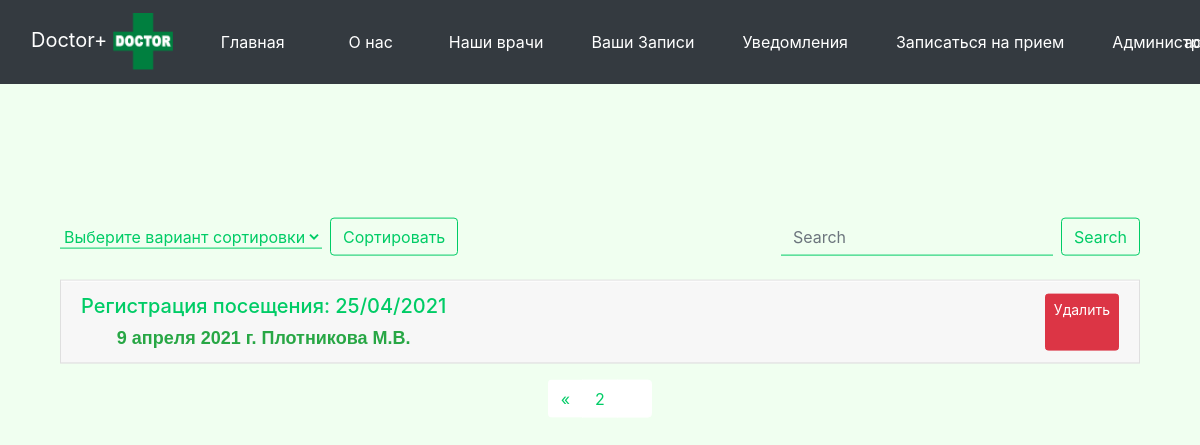
The app's page /appointments?page=2 (signed in) with its own data.
### main/models.py (models this page shows, shortened)
class Appointment(models.Model):
    time_to_appointment = models.DateField(("Дата"), default=date.today)
    nower = datetime.now()
    name_app = "Регистрация посещения: " + nower.strftime('%d/%m/%Y')
    id_user = models.ForeignKey(User1, on_delete=models.CASCADE)
    id_doctor = models.ForeignKey(Doctor, on_delete=models.CASCADE)
    id_review = models.ForeignKey(Review, on_delete=models.CASCADE)
    class Meta:
        verbose_name = 'Посещение'
        verbose_name_plural = 'Посещения'

class Doctor(models.Model):
    full_name = models.CharField('ФИО', max_length=50)
    speciality = models.CharField('Специальность', max_length=50)
    id_hospital = models.ForeignKey(Hospital, on_delete=models.CASCADE)
    def __str__(self):
        return self.full_name
    class Meta:
        verbose_name = 'Врач'
        verbose_name_plural = 'Врачи'

### main/views.py (the view)
# urls.py: path('appointments', views.appointments,  name='appointments'),
def appointments(request, order_like='name'):
    if request.user.is_authenticated:
        search_query = request.GET.get('search', '')
        order_like = request.GET.get('order_like', '')
        appointment_list = Appointment.objects.all()
        try:
            if search_query:
                appointment_list = Appointment.objects.filter(id_doctor__icontains = search_query)
            else:
                appointment_list = Appointment.objects.all()
        except ValueError:
            appointment_list = []
        if order_like:
            appointment_list = appointment_list.order_by(order_like)
        if not (str(request.user) == "AnonymousUser"):
            if str(User1.objects.filter(id_registarion=request.user.id)) == "<QuerySet []>":
                return redirect('createacc')
        self_user = User1.objects.get(id_registarion=request.user.id)
        app_user = Appointment.objects.filter(id_user = self_user)
        list_to_view = []
        for el in appointment_list:
                list_to_view.append(el.id)
        paginator = Paginator(appointment_list, 5)
        page = request.GET.get('page')
        try:
            appointments = paginator.page(page)
        except PageNotAnInteger:
            appointments = paginator.page(1)
        except EmptyPage:
            appointments = paginator.page(paginator.num_pages)
        user_info = str(request.user)
        return render(request, 'main/appointments.html',
                      {'title': 'Записи на прием', 'appointments': appointments, 'user_info': user_info, 'list_to_view': list_to_view})
    else:
        return redirect('http://127.0.0.1:8000/accounts/login/')

### main/models.py (called while the page is built)
    def __str__(self):
        return self.name

### main/templates/main/appointments.html (shortened to what this page needs)
{% extends 'main/base.html' %}
{% block content %}
<div class="container">
  {% if appointments %}
  <div class="d-flex justify-content-between">
    <form class="form-inline my-2 my-lg-0" action="{% url 'appointments' %}">
      <select name="order_like" class="mr-2 input-search">
        <option>Выберите вариант сортировки</option>
      </select>
      <button class="btn btn-outline-success mu-2 my-sm-0" type="submit">Сортировать</button>
    </form>
    <form class="form-inline my-2 my-lg-0" action="{% url 'appointments' %}">
      <input class="form-control mr-2 input-search" type="search" placeholder="Search" aria-label="Search" name="search">
      <button class="btn btn-outline-success mu-2 my-sm-0" type="submit">Search</button>
    </form>
  </div>
    {% if user_info != "AnonymousUser" %}
  <div class="accordion mt-4" id="accordionTable">
    {% for el in appointments %}
      {% if el.id in list_to_view %}
    <div class="card text-white">
      <a class="text-success text-decoration-none" type="button" data-toggle="collapse" data-target="#id{{ el.id }}"
         aria-expanded="true" aria-controls="collapseOne" href="#">
        <div class="card-header d-flex justify-content-between">
          <h5>{{ el.name_app }}</h5>
          <span class="card-status">{{ el.time_to_appointment }} </span>
          <span class="card-status">{{ el.id_doctor }}</span>
          <a class="btn btn-sm btn-danger ml-2" href="{% url 'delete-appointment' el.id %}">Удалить</a>
        </div>
      </a>
    </div>
      {% endif %}
  {% endfor %}
  {% endif %}
  </div>
  <nav class="mt-3">
    <ul class="pagination justify-content-center">
      {% if appointments.has_previous %}
      <li class="page-item">
        <a class="page-link" href="?page={{ appointments.previous_page_number }}" aria-label="Previous">
          <span aria-hidden="true">&laquo;</span>
        </a>
      </li>
      {% else %}
      <li class="page-item disabled">
        <a class="page-link" href="#" aria-label="Previous">
          <span aria-hidden="true">&laquo;</span>
        </a>
      </li>
      {% endif %}
      <li class="page-item"><span class="page-link page-num" href="#">{{ appointments.number }}</span></li>
      {% if appointments.has_next %}
      <li class="page-item">
        <a class="page-link" href="?page={{ appointments.next_page_number }}" aria-label="Next">
          <span aria-hidden="true">&raquo;</span>
        </a>
      </li>
      {% else %}
      <li class="page-item disabled">
        <a class="page-link" href="#" aria-label="Next">
          <span aria-hidden="true">&raquo;</span>
        </a>
      </li>
      {% endif %}
    </ul>
  </nav>
  {% else %}
  <h2 class="text-light text-center mt-5">Список записей пуст!</h2>
  {% endif %}
</div>
<div class="p-5"></div>
{% endblock %}

### main/templates/main/base.html (shortened to what this page needs)
<!DOCTYPE html>
{% load static %}
<html lang="ru">
<head>
  <link rel="stylesheet" href="https://cdn.jsdelivr.net/npm/bootstrap@4.5.3/dist/css/bootstrap.min.css"
>
  <link rel="stylesheet" type="text/css" href="../../../static/template/css/css2.css">
</head>
<body>
<header>
    <nav class="navbar navbar-expand-md navbar-dark fixed-top bg-dark">
        <div class="container-fluid">
        <a class="navbar-brand" href="{% url 'home' %}">Doctor+ <img src="../../../static/template/image/doctor+mini.png"></a>
        <div class="collapse navbar-collapse" id="navbarCollapse">
          <ul class="navbar-nav me-auto mb-2 mb-md-0">
            <li class="nav-item px-4">
              <a class="nav-link" aria-current="page" href="{% url 'home' %}">Главная</a>
            </li>
            <li class="nav-item px-4">
              <a class="nav-link" href="{% url 'about' %}">О нас</a>
            </li>
              <li class="nav-item px-4">
              <a class="nav-link px-0" href="{% url 'doctors' %}">Наши врачи</a>
             </li>
             <li class="nav-item px-4">
              <a class="nav-link px-0" href="{% url 'appointments' %}">Ваши Записи</a>
             </li>
              <li class="nav-item px-4">
              <a class="nav-link px-0" href="{% url 'notifications' %}">Уведомления</a>
             </li>
              <li class="nav-item px-4">
              <a class="nav-link px-0" href="{% url 'create-appointment' %}">Записаться на прием</a>
             </li>
              {% if user.is_superuser %}
             <li class="nav-item px-4">
              <a class="nav-link px-0" href="admin">Административная панель</a>
             </li>
              {% endif %}
          </ul>
        </div>
        </div>
        {% if user.is_authenticated %}
        <span class="mr-3 text-white">{{user.username }} </span>
        {% else %}
        <div class="btn-group" role="group">
          <a type="button" class="btn btn-success" href="{% url 'account_login' %}">Вход</a>
          <a type="button" class="btn btn-success" href="{% url 'account_signup' %}">Регистрация</a>
        </div>
    {% endif %}
    </nav>
</header>
<div class="container main-section text-center">
    {% block content %}{% endblock %}
</div>
</body>
</html>

### static/template/css/css2.css (style rules this page uses)
body { background-color: #F0FFF0; }
.btn-outline-success { color: #00cc66; border-color: #00cc66; }
.navbar-dark .navbar-nav .nav-link { color: #ffffff; }
.navbar { white-space: nowrap; }
.main-section { position: absolute; top: 35%; left: 50%; transform: translate(-50%, -20%); color: #000000; }
a { color: #0000FF; border-bottom: 1px solid transparent; }
.card-status { margin-top: 10px; font: 700 18px sans-serif; }
.card { border-radius: 0; background-color: #FFFFFF; }
.card h5 { color: #00cc66; }
.page-link { position: relative; display: block; padding: .5rem .75rem; margin-left: -1px; line-height: 1.25; color: #00cc66; background-color: #FFFFFF; border: none; border: 1px solid transparent; }
.page-item.disabled .page-link { color: #FFFFFF; pointer-events: none; cursor: auto; background-color: #FFFFFF; border-color: #FFFFFF; }
.input-search { background-color: transparent; color: #00cc66; border: none; border-bottom: 1px solid #00cc66; border-radius: 0; }
.input-search option { background-color: transparent; }

### records on screen
Appointment: name_app "Регистрация посещения: 25/04/2021", time_to_appointment "9 апреля 2021 г.", id_doctor "Плотникова М.В."

### other values on screen
{{ appointments.number }} "2"
